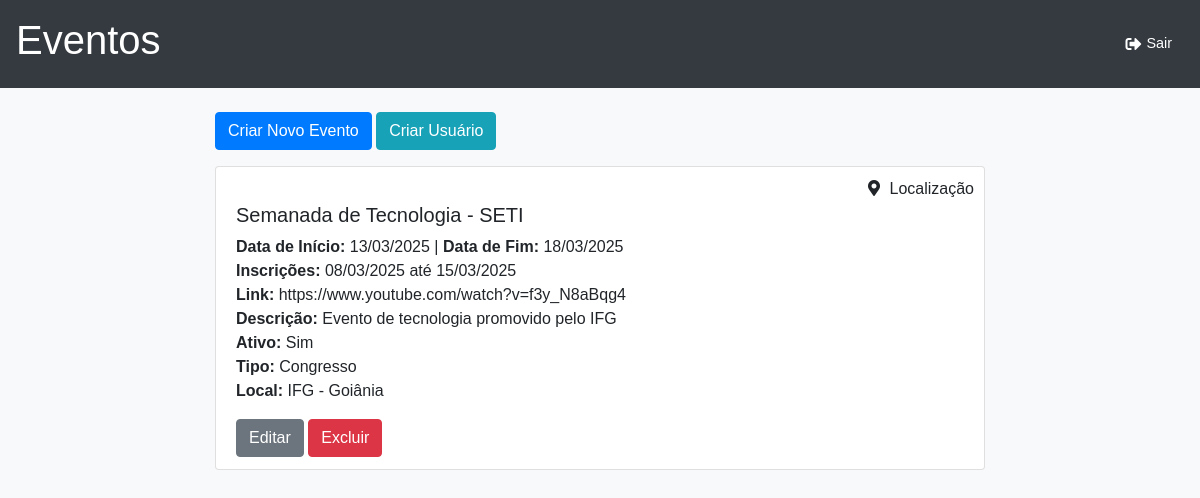
The page /eventos/ (signed in) on the database its author committed.
### eventos/models.py (models this page shows, shortened)
class Evento(models.Model):
    nome = models.CharField(max_length=255)
    data_inicio = models.DateField(blank=True, null=True)
    data_fim = models.DateField(blank=True, null=True)
    inscricao_inicio = models.DateField(blank=True, null=True)
    inscricao_fim = models.DateField(blank=True, null=True)
    link_inscricao = models.URLField(blank=True, null=True)
    descricao = models.TextField(blank=True, null=True)
    ativo = models.BooleanField(default=True)
    tipo = models.CharField(
        max_length=20,
        choices=TIPO_EVENTO_CHOICES,
        default='outros'
    )
    nome_local = models.CharField(max_length=255, blank=True, null=True)
    link_maps = models.URLField(blank=True, null=True)

### eventos/views.py (the view)
# urls.py: path('', EventoListView.as_view(), name='evento_list'),
class EventoListView(LoginRequiredMixin, ListView):
    model = Evento
    template_name = 'eventos/evento_list.html'
    context_object_name = 'eventos'
    def dispatch(self, request, *args, **kwargs):
        if not request.user.is_authenticated:
            return self.handle_no_permission()
        return super().dispatch(request, *args, **kwargs)

### eventos/templates/eventos/evento_list.html (shortened to what this page needs)
{% load static %}
<!DOCTYPE html>
<html lang="pt-br">
<head>
  <link rel="stylesheet" href="https://stackpath.bootstrapcdn.com/bootstrap/4.5.2/css/bootstrap.min.css">
  <link rel="stylesheet" href="https://cdnjs.cloudflare.com/ajax/libs/font-awesome/5.15.4/css/all.min.css">
  <link rel="stylesheet" type="text/css" href="{% static 'eventos/css/style.css' %}">
</head>
<body>
  <header class="bg-dark text-white p-3 text-center d-flex justify-content-between align-items-center">
      <h1>Eventos</h1>
      {% if request.user.is_authenticated %}
          <a href="{% url 'logout' %}" class="logout-btn">
            <i class="fas fa-sign-out-alt"></i>
            <span>Sair</span>
          </a>
      {% endif %}
  </header>
  <div class="container mt-4">
    {% if request.user.is_staff %}
      <a class="btn btn-primary mb-3" href="{% url 'evento_create' %}">Criar Novo Evento</a>
      <a class="btn btn-info mb-3" href="{% url 'user_create' %}">Criar Usuário</a>
    {% endif %}
    <ul class="list-group">
      {% for evento in eventos %}
        <li class="list-group-item" id="evento-{{ evento.pk }}" style="position: relative;">
          <div style="position: absolute; top: 10px; right: 10px; cursor: pointer;"
               onclick="showLocationModal('{{ evento.nome_local }}', '{{ evento.link_maps }}')">
            <i class="fas fa-map-marker-alt"></i>
            <span style="margin-left: 5px;">Localização</span>
          </div>
          <h5 class="mt-4">{{ evento.nome }}</h5>
          <p>
            <strong>Data de Início:</strong> {{ evento.data_inicio|date:"d/m/Y" }} |
            <strong>Data de Fim:</strong> {{ evento.data_fim|date:"d/m/Y" }}<br>
            <strong>Inscrições:</strong> {{ evento.inscricao_inicio|date:"d/m/Y" }} até {{ evento.inscricao_fim|date:"d/m/Y" }}<br>
            <strong>Link:</strong> {{ evento.link_inscricao }}<br>
            <strong>Descrição:</strong> {{ evento.descricao }}<br>
            <strong>Ativo:</strong> {{ evento.ativo|yesno:"Sim,Não" }}<br>
            <strong>Tipo:</strong> {{ evento.get_tipo_display }}<br>
            <strong>Local:</strong> {{ evento.nome_local }}
          </p>
          {% if request.user.is_staff %}
            <a class="btn btn-secondary" href="{% url 'evento_edit' evento.pk %}">Editar</a>
            <button class="btn btn-danger" onclick="showDeleteModal('{{ evento.pk }}', '{{ evento.nome }}')">Excluir</button>
          {% endif %}
        </li>
      {% empty %}
        <li class="list-group-item">Nenhum evento encontrado.</li>
      {% endfor %}
    </ul>
  </div>
</body>
</html>

### eventos/static/eventos/css/style.css (style rules this page uses)
body { background-color: #f8f9fa; font-family: Arial, sans-serif; margin: 0; padding: 0; }
header { background-color: #343a40; color: #fff; padding: 20px; text-align: center; }
.container { width: 80%; max-width: 800px; margin: 20px auto; }
.logout-btn { background-color: #343a40 !important; border: none !important; color: #fff !important; font-size: 0.9rem !important; padding: 6px 12px !important; border-radius: 4px !important; display: inline-flex; align-items: center; cursor: pointer; text-decoration: none; outline: none !important; }
.logout-btn i { margin-right: 5px; font-size: 1rem; }

### rows shown on the page
Evento: nome "Semanada de Tecnologia - SETI", data_inicio "13/03/2025", data_fim "18/03/2025", inscricao_inicio "08/03/2025", inscricao_fim "15/03/2025", link_inscricao "https://www.youtube.com/watch?v=f3y_N8aBqg4", descricao "Evento de tecnologia promovido pelo IFG", ativo "Sim", tipo "Congresso", nome_local "IFG - Goiânia"
